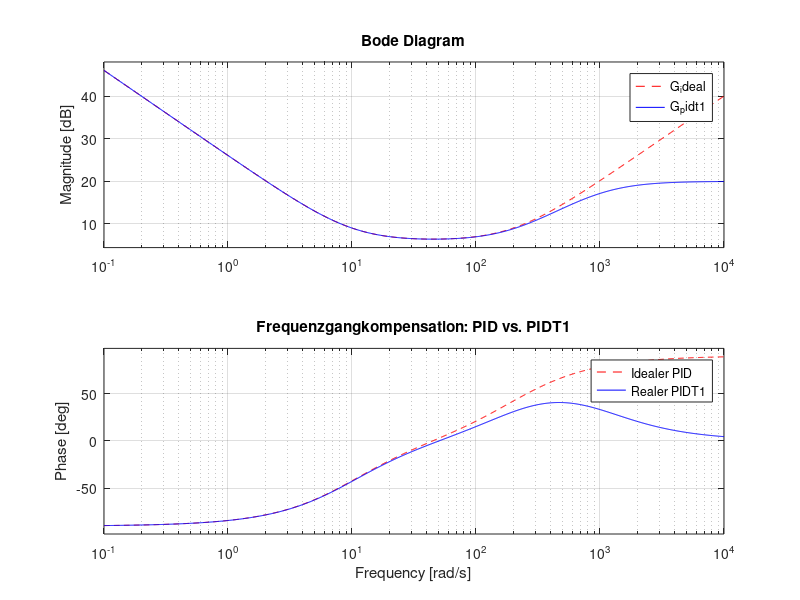

This chart was generated by the following MATLAB code:
% RT1 VB7 - PIDT1-Regler Erweiterung
close all;
clear;

%% - - -- - -- - -- - Parameters Definitionen  - - -- - -- - -- -

kR = 2; 
Ti = 0.1;
Td = 0.005;

T_PIDT1 = 0.001; 

s = tf('s');

%% - - -- - -- - -- - Übertragungsfunktionen - -- - -- - -- -

% Idealer PID-Regler
G_ideal = kR * ((1 + s*Ti)*(1 + s*Td)) / (s * Ti);

% Realer PIDT1-Regler
G_pidt1 = G_ideal / (1 + s*T_PIDT1);

%% - - -- - -- - -- - Auswertung bei 2 kHz - -- - -- - -- -

f_stoer = 2000;                   % Störfrequenz in Hz
omega_stoer = 2 * pi * f_stoer;   % Kreisfrequenz in rad/sec

% Extrahiere Amplituden
mag_ideal = squeeze(bode(G_ideal, omega_stoer));
mag_pidt1 = squeeze(bode(G_pidt1, omega_stoer));

% Umrechnung in dB
db_ideal = 20 * log10(mag_ideal);
db_pidt1 = 20 * log10(mag_pidt1);

%% - - -- - -- - -- - Ausgabe Werte - -- - -- - -- -

fprintf('\n==================================================\n');
fprintf('Ergebnisse bei f = %g Hz:\n', f_stoer);
fprintf('Idealer PID: %.2f (%.2f dB)\n', mag_ideal, db_ideal);
fprintf('Realer PIDT1 (T = %g s): %.2f (%.2f dB)\n', T_PIDT1, mag_pidt1, db_pidt1);
fprintf('==================================================\n\n');

fig = figure();

bode(G_ideal, 'r--', G_pidt1, 'b-')

grid on;

legend('Idealer PID', 'Realer PIDT1', 'Location', 'best');

title('Frequenzgangkompensation: PID vs. PIDT1');

exportgraphics(fig, ...
  '.plots/vb7/bode.png', ...
  "Resolution", 300, "BackgroundColor", "white");
